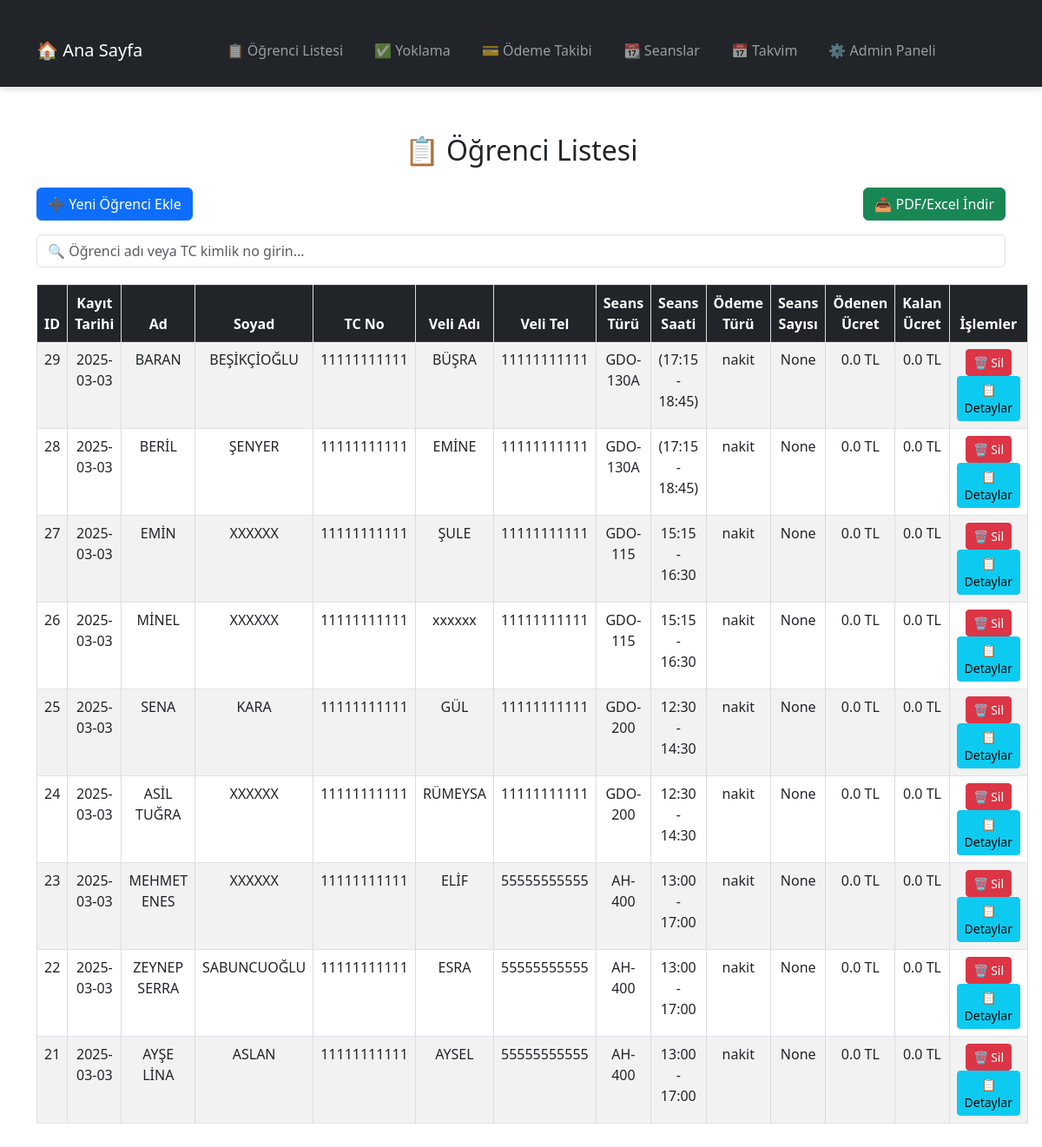
Screenshot of /list_students with the database file from the repository.
### tables this page shows
CREATE TABLE "students" (
id INTEGER PRIMARY KEY AUTOINCREMENT,
ad TEXT NOT NULL,
soyad TEXT NOT NULL,
tc TEXT NOT NULL,
dogum_tarihi TEXT,
kayit_tarihi TEXT DEFAULT CURRENT_DATE,
veli_adi TEXT,
veli_telefon TEXT,
seans_turu TEXT,
seans_fiyat REAL,
seans_saati TEXT,
odenen_miktar REAL DEFAULT 0,
kalan_miktar REAL DEFAULT 0,
created_at TIMESTAMP DEFAULT CURRENT_TIMESTAMP,
odeme_turu TEXT
, seans_gunleri TEXT DEFAULT '', devamsizlik INTEGER DEFAULT 0, kalan_seans INT, seans_sayisi INTEGER);

### app.py (the view)
@app.route('/list_students')
def list_students():
    students = get_students() or []
    return render_template('list_students.html', students=students)

### db_models.py (called while the page is built)
def get_db_connection():
    if not os.path.exists(DB_PATH):  # Eğer veritabanı dosyası yoksa hata ver
        print("\n❌ HATA: Veritabanı dosyası bulunamadı!")
        print(f"📌 Beklenen konum: {DB_PATH}")
        print("🔹 Lütfen 'databasestudents.db' dosyasını 'database' klasörüne ekleyin veya oluşturun.")
        sys.exit(1)
    conn = sqlite3.connect(DB_PATH)
    conn.row_factory = sqlite3.Row  # Sözlük formatında veri döndürür
    return conn

def get_students():
    conn = get_db_connection()
    cursor = conn.cursor()
    cursor.execute("SELECT * FROM students")
    column_names = [desc[0] for desc in cursor.description]
    students = [dict(zip(column_names, row)) for row in cursor.fetchall()]
    print("Öğrenciler:", students)  # Konsolda görmek için
    conn.close()
    return students

### templates/list_students.html (shortened to what this page needs)
<!DOCTYPE html>
<html lang="tr">
<head>
    <link rel="stylesheet" href="{{ url_for('static', filename='style.css') }}">
    <link href="https://cdn.jsdelivr.net/npm/bootstrap@5.3.0/dist/css/bootstrap.min.css" rel="stylesheet">
</head>
<body>
    {% include 'navbar.html' %}
    <div class="container mt-4">
        <h2 class="mb-4 text-center">📋 Öğrenci Listesi</h2>
        <div class="d-flex justify-content-between mb-3">
            <a href="{{ url_for('add_student') }}" class="btn btn-primary">➕ Yeni Öğrenci Ekle</a>
            <a href="{{ url_for('export_students') }}" class="btn btn-success">📥 PDF/Excel İndir</a>
        </div>
        <div class="mb-3">
            <input type="text" id="search_student" class="form-control" placeholder="🔍 Öğrenci adı veya TC kimlik no girin...">
        </div>
        <table class="table table-bordered table-striped">
            <thead class="table-dark">
                <tr>
                    <th>ID</th>
                    <th>Kayıt Tarihi</th>
                    <th>Ad</th>
                    <th>Soyad</th>
                    <th>TC No</th>
                    <th>Veli Adı</th>
                    <th>Veli Tel</th>
                    <th>Seans Türü</th>
                    <th>Seans Saati</th>
                    <th>Ödeme Türü</th>
                    <th>Seans Sayısı</th>
                    <th>Ödenen Ücret</th>
                    <th>Kalan Ücret</th>
                    <th>İşlemler</th>
                </tr>
            </thead>
            <tbody id="student_table">
                {% for student in students[::-1] %}
                <tr id="student-row-{{ student.id }}">
                    <td>{{ student.id }}</td>
                    <td>{{ student.kayit_tarihi }}</td>
                    <td>{{ student.ad }}</td>
                    <td>{{ student.soyad }}</td>
                    <td>{{ student.tc }}</td>
                    <td>{{ student.veli_adi }}</td>
                    <td>{{ student.veli_telefon }}</td>
                    <td>{{ student.seans_turu }}</td>
                    <td>{{ student.seans_saati }}</td>
                    <td>{{ student.odeme_turu }}</td>
                    <td>{{ student.seans_sayisi }}</td>
                    <td>{{ student.odenen_miktar }} TL</td>
                    <td>{{ student.kalan_miktar }} TL</td>
                    <td>
                        <button class="btn btn-danger btn-sm" onclick="deleteStudent({{ student.id }})">🗑️ Sil</button>
                        <a href="{{ url_for('student_details', student_id=student.id) }}" class="btn btn-info btn-sm">📋 Detaylar</a>
                    </td>
                </tr>
                {% endfor %}
            </tbody>
    </div>
</body>
</html>

### templates/navbar.html (shortened to what this page needs)
<nav class="navbar navbar-expand-lg navbar-dark bg-dark">
    <div class="container">
        <a class="navbar-brand" href="{{ url_for('home') }}">🏠 Ana Sayfa</a>
        <div class="collapse navbar-collapse justify-content-center" id="navbarNav">
            <ul class="navbar-nav">
                <li class="nav-item"><a class="nav-link" href="{{ url_for('list_students') }}">📋 Öğrenci Listesi</a></li>
                <li class="nav-item"><a class="nav-link" href="{{ url_for('attendance') }}">✅ Yoklama</a></li>
                <li class="nav-item"><a class="nav-link" href="{{ url_for('payment_tracking') }}">💳 Ödeme Takibi</a></li>
                <li class="nav-item"><a class="nav-link" href="{{ url_for('seanslar') }}">📆 Seanslar</a></li>
                <li class="nav-item"><a class="nav-link" href="{{ url_for('takvim') }}">📅 Takvim</a></li>
                <li class="nav-item"><a class="nav-link" href="{{ url_for('admin_panel') }}">⚙️ Admin Paneli</a></li>
            </ul>
        </div>
    </div>
</nav>

### static/style.css (style rules this page uses)
body { font-family: 'Roboto', sans-serif; background-color: #f8f9fa; margin: 0; padding: 0; color: #333; max-width: 100%; }
nav { background-color: #343a40; padding: 15px; display: flex; justify-content: center; box-shadow: 0 4px 6px rgba(0, 0, 0, 0.1); }
nav ul { list-style-type: none; margin: 0; padding: 0; display: flex; gap: 20px; }
nav ul li a { color: white; text-decoration: none; padding: 12px 18px; font-size: 16px; font-weight: bold; transition: background-color 0.3s ease-in-out; border-radius: 5px; }
.container { max-width: 1200px; margin: auto; padding: 30px; }
.table { width: 100%; border-collapse: collapse; margin-top: 20px; }
.table th, .table td { border: 1px solid #ddd; padding: 12px; text-align: center; }
.table th { background-color: #007bff; color: white; }
button { padding: 10px 15px; font-size: 16px; border-radius: 5px; border: none; cursor: pointer; }
.btn-success { background-color: #28a745; color: white; }
.navbar { height: 100px; display: flex; align-items: center; padding: 10px 20px; }
h1, h2, h3 { text-align: center; color: #2C3E50; }

### rows the page displays
students: id "29", kayit_tarihi "2025-03-03", ad "BARAN", soyad "BEŞİKÇİOĞLU", tc "11111111111", veli_adi "BÜŞRA", veli_telefon "11111111111", seans_turu "GDO-130A", seans_saati "(17:15 - 18:45)", odeme_turu "nakit", seans_sayisi "None", odenen_miktar "0.0", kalan_miktar "0.0"
students: id "28", kayit_tarihi "2025-03-03", ad "BERİL", soyad "ŞENYER", tc "11111111111", veli_adi "EMİNE", veli_telefon "11111111111", seans_turu "GDO-130A", seans_saati "(17:15 - 18:45)", odeme_turu "nakit", seans_sayisi "None", odenen_miktar "0.0", kalan_miktar "0.0"
students: id "27", kayit_tarihi "2025-03-03", ad "EMİN", soyad "XXXXXX", tc "11111111111", veli_adi "ŞULE", veli_telefon "11111111111", seans_turu "GDO-115", seans_saati "15:15 - 16:30", odeme_turu "nakit", seans_sayisi "None", odenen_miktar "0.0", kalan_miktar "0.0"
students: id "26", kayit_tarihi "2025-03-03", ad "MİNEL", soyad "XXXXXX", tc "11111111111", veli_adi "xxxxxx", veli_telefon "11111111111", seans_turu "GDO-115", seans_saati "15:15 - 16:30", odeme_turu "nakit", seans_sayisi "None", odenen_miktar "0.0", kalan_miktar "0.0"
students: id "25", kayit_tarihi "2025-03-03", ad "SENA", soyad "KARA", tc "11111111111", veli_adi "GÜL", veli_telefon "11111111111", seans_turu "GDO-200", seans_saati "12:30 - 14:30", odeme_turu "nakit", seans_sayisi "None", odenen_miktar "0.0", kalan_miktar "0.0"
students: id "24", kayit_tarihi "2025-03-03", ad "ASİL TUĞRA", soyad "XXXXXX", tc "11111111111", veli_adi "RÜMEYSA", veli_telefon "11111111111", seans_turu "GDO-200", seans_saati "12:30 - 14:30", odeme_turu "nakit", seans_sayisi "None", odenen_miktar "0.0", kalan_miktar "0.0"
students: id "23", kayit_tarihi "2025-03-03", ad "MEHMET ENES", soyad "XXXXXX", tc "11111111111", veli_adi "ELİF", veli_telefon "55555555555", seans_turu "AH-400", seans_saati "13:00 - 17:00", odeme_turu "nakit", seans_sayisi "None", odenen_miktar "0.0", kalan_miktar "0.0"
students: id "22", kayit_tarihi "2025-03-03", ad "ZEYNEP SERRA", soyad "SABUNCUOĞLU", tc "11111111111", veli_adi "ESRA", veli_telefon "55555555555", seans_turu "AH-400", seans_saati "13:00 - 17:00", odeme_turu "nakit", seans_sayisi "None", odenen_miktar "0.0", kalan_miktar "0.0"
students: id "21", kayit_tarihi "2025-03-03", ad "AYŞE LİNA", soyad "ASLAN", tc "11111111111", veli_adi "AYSEL", veli_telefon "55555555555", seans_turu "AH-400", seans_saati "13:00 - 17:00", odeme_turu "nakit", seans_sayisi "None", odenen_miktar "0.0", kalan_miktar "0.0"
